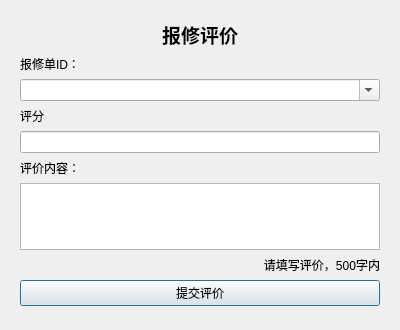
<?xml version="1.0" encoding="UTF-8"?>
<ui version="4.0">
 <class>OwnerRepairEvalWidget</class>
 <widget class="QDialog" name="OwnerRepairEvalWidget">
  <property name="geometry">
   <rect>
    <x>0</x>
    <y>0</y>
    <width>400</width>
    <height>330</height>
   </rect>
  </property>
  <property name="windowTitle">
   <string>报修评价</string>
  </property>
  <widget class="QWidget" name="layoutWidget">
   <property name="geometry">
    <rect>
     <x>20</x>
     <y>20</y>
     <width>360</width>
     <height>286</height>
    </rect>
   </property>
   <layout class="QVBoxLayout" name="verticalLayout">
    <item>
     <widget class="QLabel" name="labelTitle">
      <property name="font">
       <font>
        <pointsize>14</pointsize>
        <weight>75</weight>
        <bold>true</bold>
       </font>
      </property>
      <property name="text">
       <string>报修评价</string>
      </property>
      <property name="alignment">
       <set>Qt::AlignCenter</set>
      </property>
     </widget>
    </item>
    <item>
     <widget class="QLabel" name="labelRepairOrderId">
      <property name="text">
       <string>报修单ID：</string>
      </property>
     </widget>
    </item>
    <item>
     <widget class="QComboBox" name="comboBoxRepairOrderId">
      <property name="editable">
       <bool>true</bool>
      </property>
      <property name="placeholderText" stdset="0">
       <string>请输入报修单ID</string>
      </property>
     </widget>
    </item>
    <item>
     <widget class="QLabel" name="label">
      <property name="text">
       <string>评分</string>
      </property>
     </widget>
    </item>
    <item>
     <widget class="QLineEdit" name="lineEdit"/>
    </item>
    <item>
     <widget class="QLabel" name="labelEvaluation">
      <property name="text">
       <string>评价内容：</string>
      </property>
     </widget>
    </item>
    <item>
     <widget class="QTextEdit" name="textEditEvaluation"/>
    </item>
    <item>
     <widget class="QLabel" name="labelWordLimit">
      <property name="text">
       <string>请填写评价，500字内</string>
      </property>
      <property name="alignment">
       <set>Qt::AlignRight|Qt::AlignTrailing|Qt::AlignVCenter</set>
      </property>
      <property name="textInteractionFlags">
       <set>Qt::NoTextInteraction</set>
      </property>
     </widget>
    </item>
    <item>
     <widget class="QPushButton" name="btnSubmitEvaluation">
      <property name="text">
       <string>提交评价</string>
      </property>
     </widget>
    </item>
   </layout>
  </widget>
 </widget>
 <resources/>
 <connections/>
</ui>
